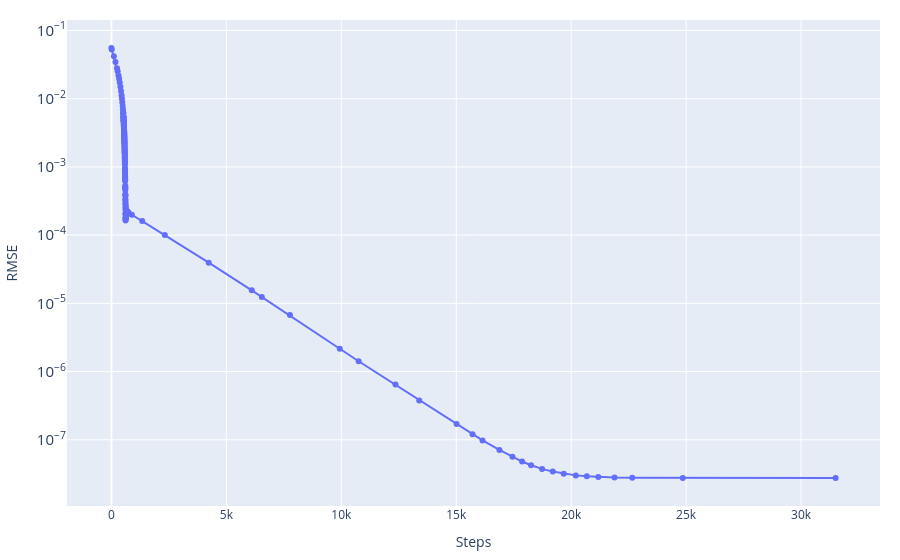
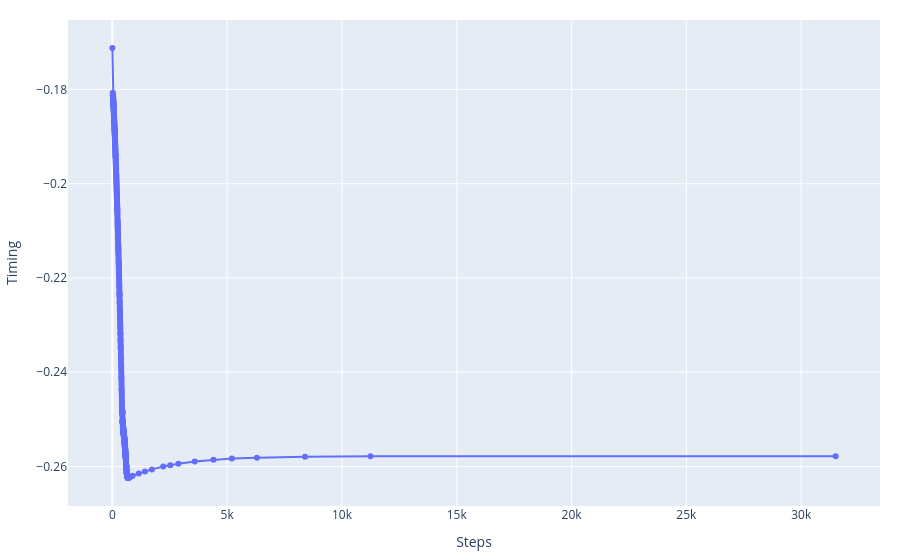

Write notebook code for charts like these, in order.
### Code cell
event_best_US, history_US, cost_story_US, misfit_fin_US = Uniq_searcher.gradient_descent(
    stations=stations_norm,
    event_test=np.copy(event_ini),
    n_iteration=200_000,
    steps=np.array([1.0, 1.0, 1.0, 0.0005]),
    lr_decay=0.05,
    patience=500,
    vp=4000.0)

print('Best fitt with:')
print(f'\t- RMSE = {misfit_fin_US}')
print(f'\t- Event = {event_best_US}')

Results['Unique searcher'] = {'X':event_best_US['X'],
                              'Y':event_best_US['Y'],
                              'Z':event_best_US['Z'],
                              't':event_best_US['t'],
                              'RMSE':misfit_fin_US}

_ = graphics.history_2d(cost_story_US, 'RMSE', log_y=True, filename=None)
_ = graphics.history_2d(history_US[:, 3], 'Timing', filename=None)
_ = graphics.history_3d(history_US[:, :3], stations_norm, filename=None)

### Figure 1 — Plotly figure (JSON) as saved in the notebook; plotly's stock layout.template omitted (floating-point values rounded to 4 significant figures; data arrays with more than 128 entries replaced by an {"elided": "..."} marker saying what was removed)
{"data": [{"mode": "lines+markers", "name": "RMSE", "type": "scatter", "x": {"elided": "208 int values"}, "y": {"elided": "208 float values"}}], "layout": {"hovermode": "x unified", "margin": {"b": 20, "l": 20, "r": 20, "t": 20}, "title": {}, "xaxis": {"showgrid": true, "title": {"text": "Steps"}}, "yaxis": {"exponentformat": "power", "showgrid": true, "title": {"text": "RMSE"}, "type": "log"}}}

### Figure 2 — Plotly figure (JSON) as saved in the notebook; plotly's stock layout.template omitted (floating-point values rounded to 4 significant figures; data arrays with more than 128 entries replaced by an {"elided": "..."} marker saying what was removed)
{"data": [{"mode": "lines+markers", "name": "Timing", "type": "scatter", "x": {"elided": "503 int values"}, "y": {"elided": "503 float values"}}], "layout": {"hovermode": "x unified", "margin": {"b": 20, "l": 20, "r": 20, "t": 20}, "title": {}, "xaxis": {"showgrid": true, "title": {"text": "Steps"}}, "yaxis": {"exponentformat": "power", "showgrid": true, "title": {"text": "Timing"}, "type": "linear"}}}
